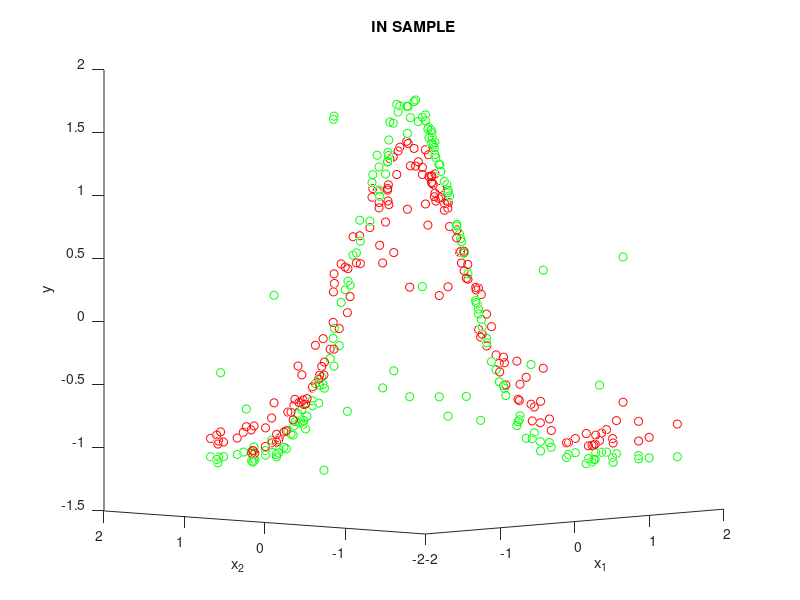
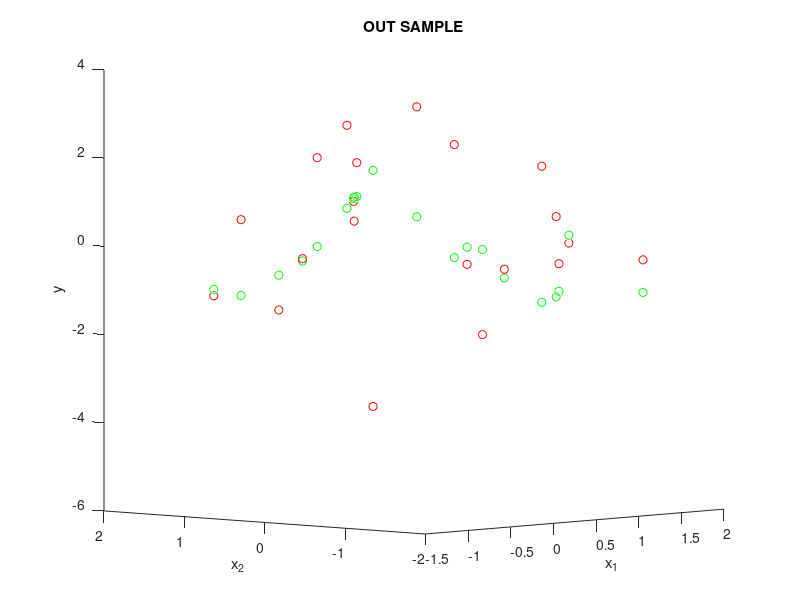

These charts were generated, in order, by the following MATLAB code:
% Process Sample Dataset
% double_perovskites_gap.csv
clear all;clc;

data=zscore(csvread('GaussianData.csv'));
x=data(:,1:end-1);
y=data(:,end);

N = length(y);

%random shuffle
shuffled_indexes = randperm(N);
x = x(shuffled_indexes,:);
y = y(shuffled_indexes,:);


%test/train split
N_test = N-(N*0.9);
N_train = N-N_test;

x_test = x((N*0.9)+1:end,:);
x_train = x(1:(N*0.9),:);

y_test = y((N*0.9)+1:end,:);
y_train = y(1:(N*0.9),:);


%gaussian
K_gauss=zeros(N_train,N_train);
for j=1:N_train
 for i=1:N_train
    K_gauss(i,j)=exp(-norm(x_train(j,:)-x_train(i,:)));
 end
end


y_predicted_sample=zeros(N_train,1);
y_predicted=zeros(N_test,1);

intvl=0.1;

in_sample_error = zeros(1/intvl,1);
out_sample_error = zeros(1/intvl,1);

for lambda=intvl:intvl:1
    fprintf('On iteration: %d of %d\n',int32((lambda/intvl)),(1/intvl));
    for i=1:N_train
        if mod(i,50) == 0
            fprintf('Training on Sample: %d of %d\n',i,N_train);
        end
        y_predicted_sample(i,1)= y_train'*((K_gauss+ lambda*eye(N_train))\K_gauss(i,:)');
    end
    in_sample_error(int32(lambda/intvl)) = norm(y_predicted_sample-y_train)^2/N_train;
    
    for i=1:N_test
        y_predicted(i,1)= y_train'*((K_gauss+ lambda*eye(N_train))\(x_train*(x_test(i,:)')));
    end
    out_sample_error(int32(lambda/intvl)) = norm(y_predicted-y_test)^2/N_test;
end


%in sample
figure
hold on

scatter3(x_train(:,1),x_train(:,2),y_train,'g')
scatter3(x_train(:,1),x_train(:,2),y_predicted_sample,'r')

title('IN SAMPLE')
xlabel({'x_1'})
ylabel({'x_2'})
zlabel('y')
view([-47.1 4.4])

hold off

%out of sample
figure
hold on

scatter3(x_test(:,1),x_test(:,2),y_test,'g')
scatter3(x_test(:,1),x_test(:,2),y_predicted,'r')

title('OUT SAMPLE')
xlabel({'x_1'})
ylabel({'x_2'})
zlabel('y')
view([-47.1 4.4])

hold off